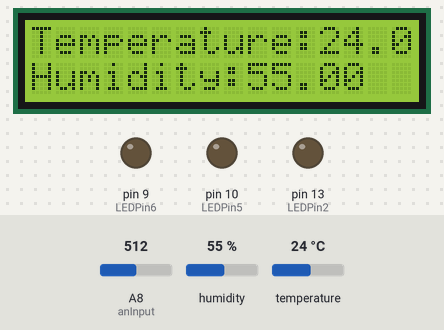
This sketch was run on a simulated Arduino Mega 2560, built with avr-gcc and run on an emulated ATmega2560. Shown: 16×2 character LCD, output pins drawn as LEDs (lit = HIGH). The test bench sets the inputs (shaded band); at power-on: humidity 55 %, temperature 24 °C, A8 (anInput) = 512. The local clock reads 2024-03-15 10:24:30 at power-on unless the sketch sets it; pins used as bus, display or sensor lines are not drawn; what the sketch prints to the serial monitor is not drawn.

Above: at 1.2 s.
1.3 s: humidity set to 22 %
At 3.8 s:
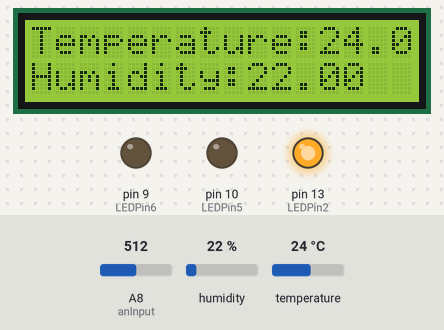
7.7 s: temperature set to 12 °C
At 13.8 s:
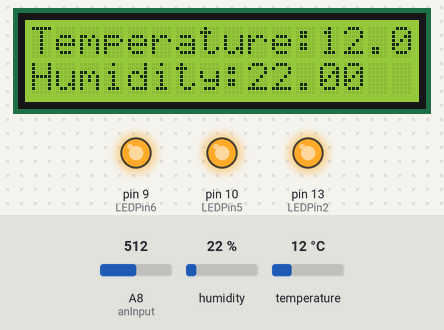
15.6 s: humidity set to 40 %
At 19.5 s:
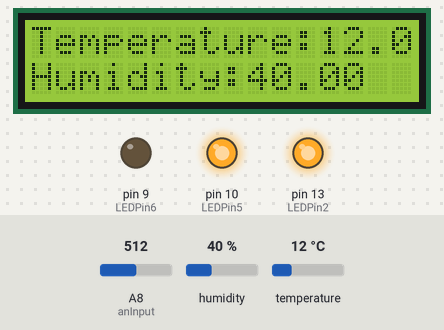
23.1 s: temperature set to 19 °C
At 37.9 s:
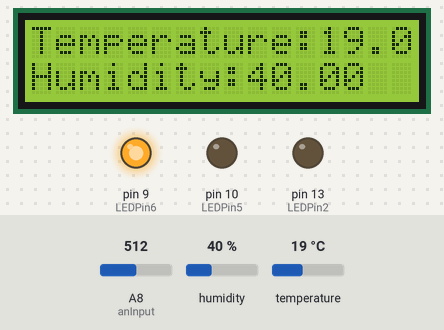
Timing chart, 0 to 38.2 s (numbered marks = the images above; inputs shaded):
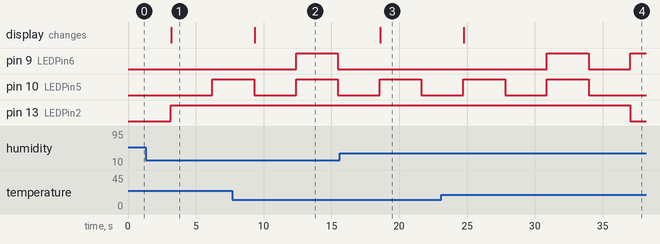

Measured:
- after the input at 1.3 s, the display: changes after 1.9 s (image 1)
- after the input at 7.7 s, the display: changes after 1.6 s (image 2)
- after the input at 15.6 s, the display: changes after 3.0 s (image 3)
- after the input at 23.1 s, the display: changes after 1.7 s (image 4)
- by itself, pin 10 (LEDPin5): alternates HIGH for 3.1 s and LOW for 3.1 s

The sketch:

sshg.ino
```cpp
#include <dht.h>
#include <LiquidCrystal.h>
#include <virtuabotixRTC.h>

dht DHT;
#define DHT11_PIN 7

#define anInput A8 //analog feed from MQ135
#define co2Zero 55 //calibrated CO2 0 level
#define CLK 10
#define DATA 9
#define RST 8
#define LEDPin6 9
#define LEDPin5 10
#define LEDPin4 11
#define LEDPin3 12
#define LEDPin2 13
#define LEDPin1 5

LiquidCrystal lcd(12, 11, 5, 4, 3, 2); //sets pins of lcd
virtuabotixRTC myRTC(CLK, DATA, RST);// create rtc object

void dhtSensor() {
  int chk = DHT.read11(DHT11_PIN); //sensor checks for readings

  Serial.print("Temperature: ");
  Serial.print(DHT.temperature); //temperature printed to serial moniter

  lcd.setCursor(0,0);         //cursor of lcd set to top left
  lcd.print("Temperature:");
  lcd.print(DHT.temperature); //temperature printed to lcd

  Serial.print("Humidity: ");
  Serial.print(DHT.humidity); //humidity printed to serial moniter

  lcd.setCursor(0,1);
  lcd.print("Humidity:");
  lcd.print(DHT.humidity); //humidity printed to lcd

  delay(1000);
} //end dhtSensor

void mq135_CO2() {
  int co2now[10]; //int array for co2 readings
  int co2raw = 0; //int for raw value of co2
  int co2ppm = 0; //int for calculated ppm
  int zzz = 0;    //int for averaging

  for (int x = 0;x<10;x++)  //samplpe co2 10x over 2 seconds
  {
    co2now[x]=analogRead(A8);
    delay(200);
  } //end for

  for (int x = 0;x<10;x++)  //add samples together
  {
    zzz=zzz + co2now[x];
  } //end for

  co2raw = zzz/10;           //divide samples by 10
  co2ppm = co2raw - co2Zero; //get calculated ppm

  Serial.print("AirQuality=");
  Serial.print(co2ppm);  // prints the value read
  Serial.println(" PPM");
  delay(50);
} //end mq135_CO2

void ledLights() {
  int timeDiff, lastUpdate =0;
  myRTC.updateTime();
  //check time code to check if time is properly saved
  //Serial.print("Current Date / Time: ");
  //Serial.print(myRTC.dayofmonth);
  //Serial.print("/");
  //Serial.print(myRTC.month);
  //Serial.print("/");
  //Serial.print(myRTC.year);
  //Serial.print(" ");
  //Serial.print(myRTC.hours);
  //Serial.print(":");
  //Serial.print(myRTC.minutes);
  //Serial.print(":");
  //Serial.println(myRTC.seconds);

  timeDiff = myRTC.seconds - lastUpdate;
  if (timeDiff % 2 == 0){
    digitalWrite(LEDPin1, HIGH);
  }
  else{
  digitalWrite(LEDPin1, LOW);
  }
  if (timeDiff % 3 == 0){
    digitalWrite(LEDPin2, HIGH);
  }
  else{
     digitalWrite(LEDPin2, LOW);

 }
 if (timeDiff % 4 == 0){
    digitalWrite(LEDPin3, HIGH);
  }
  else{
  digitalWrite(LEDPin3, LOW);
  }
  if (timeDiff % 5 == 0){
    digitalWrite(LEDPin4, HIGH);
  }
  else{
  digitalWrite(LEDPin4, LOW);
  }
  if (timeDiff % 6 == 0){
    digitalWrite(LEDPin5, HIGH);
  }
  else{
  digitalWrite(LEDPin5, LOW);
  }
  if (timeDiff % 7 == 0){
    digitalWrite(LEDPin6, HIGH);
  }
  else{
  digitalWrite(LEDPin6, LOW);
  }
  lastUpdate = myRTC.seconds;
} //end ledLights

void setup() {
  Serial.begin(9600);        //serial comms for debuging
  lcd.begin(16,2);           //dimensions of lcd

  pinMode(anInput,INPUT);    //MQ135 analog feed set for input
  pinMode(LEDPin6, OUTPUT);
  pinMode(LEDPin5, OUTPUT);
  pinMode(LEDPin4, OUTPUT);
  pinMode(LEDPin3, OUTPUT);
  pinMode(LEDPin2, OUTPUT);
  pinMode(LEDPin1, OUTPUT);
  //code sets time, uncomment to set time
  //myRTC.setDS1302Time(00, 11, 12, 07, 2, 6, 2021);
} //end setup

void loop() {

  dhtSensor(); //run loop
  mq135_CO2(); //run loop
  ledLights(); //run loop

} //end loop
```
